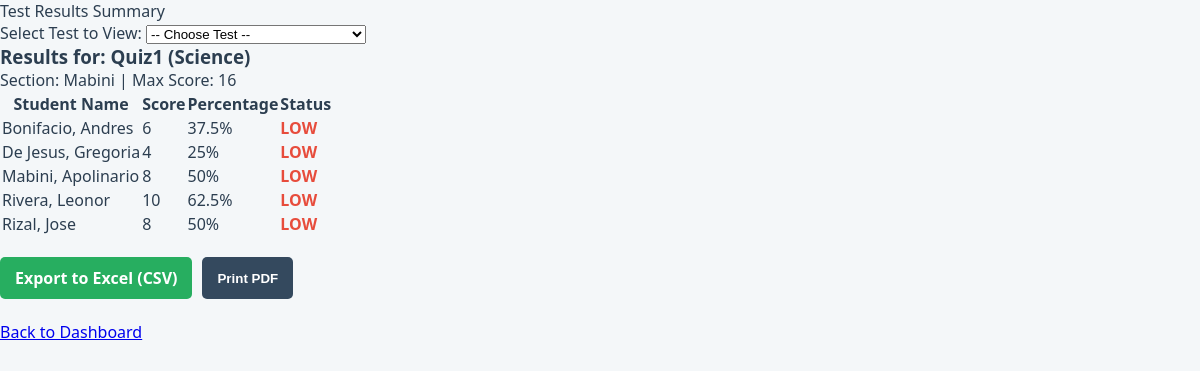
/pages/view_results.php?test_id=1 (signed in), run on the app's committed database.
### tables this page shows
CREATE TABLE `test` (
  `test_id` int(11) NOT NULL,
  `class_id` int(11) DEFAULT NULL,
  `test_name` varchar(50) DEFAULT NULL,
  `test_type` enum('Quiz','Exam','Diagnostic','Long Test') DEFAULT NULL,
  `test_date` date DEFAULT NULL
);

CREATE TABLE `subject` (
  `subject_id` int(11) NOT NULL,
  `subject_code` varchar(20) DEFAULT NULL,
  `subject_name` varchar(30) DEFAULT NULL
);

CREATE TABLE `section` (
  `section_id` int(11) NOT NULL,
  `grade_level_id` int(11) DEFAULT NULL,
  `section_name` varchar(50) DEFAULT NULL
);

CREATE TABLE `test_result` (
  `test_result_id` int(11) NOT NULL,
  `test_id` int(11) DEFAULT NULL,
  `student_id` int(11) DEFAULT NULL,
  `mobile_uuid` varchar(100) DEFAULT NULL,
  `total_score` int(11) DEFAULT NULL,
  `raw_answers` text DEFAULT NULL,
  `checked_at` timestamp NOT NULL DEFAULT current_timestamp(),
  `updated_at` timestamp NOT NULL DEFAULT current_timestamp() ON UPDATE current_timestamp()
);

CREATE TABLE `student` (
  `student_id` int(11) NOT NULL,
  `student_LRN` varchar(12) DEFAULT NULL,
  `first_name` varchar(30) DEFAULT NULL,
  `last_name` varchar(30) DEFAULT NULL,
  `gender` enum('male','female') DEFAULT NULL
);

### pages/view_results.php (the view, shortened to what this page needs)
<?php
include '../config/db.php';
$selected_test = $_GET['test_id'] ?? null;
?>
<!DOCTYPE html>
<html>
<head>
    <link rel="stylesheet" href="../assets/css/style.css">
</head>
<body>
<div class="header">Test Results Summary</div>
<div class="container">
    <div class="card">
        <form method="GET">
            <label>Select Test to View:</label>
            <select name="test_id" onchange="this.form.submit()">
                <option value="">-- Choose Test --</option>
            </select>
        </form>
    </div>
    <?php if($selected_test):
        $info_query = $conn->query("SELECT t.test_name, s.subject_name, sec.section_name
                                    FROM test t
                                    JOIN class c ON t.class_id = c.class_id
                                    JOIN subject s ON c.subject_id = s.subject_id
                                    JOIN section sec ON c.section_id = sec.section_id
                                    WHERE t.test_id = '$selected_test' LIMIT 1");
        $info = $info_query->fetch_assoc();
        $total_points_query = $conn->query("SELECT SUM(number_of_items * points_per_item) as max_score FROM test_part WHERE test_id = '$selected_test'");
        $max_score_data = $total_points_query->fetch_assoc();
        $max_score = $max_score_data['max_score'] ?? 0;
        $results = $conn->query("SELECT s.first_name, s.last_name, tr.total_score, tr.checked_at
                                FROM test_result tr
                                JOIN student s ON tr.student_id = s.student_id
                                WHERE tr.test_id = '$selected_test'
                                ORDER BY s.last_name ASC");
    ?>
    <div class="card">
        <h3>Results for: <?php echo $info['test_name']; ?> (<?php echo $info['subject_name']; ?>)</h3>
        <p>Section: <?php echo $info['section_name']; ?> | Max Score: <?php echo $max_score; ?></p>
        <table>
            <thead>
                <tr>
                    <th>Student Name</th>
                    <th>Score</th>
                    <th>Percentage</th>
                    <th>Status</th>
                </tr>
            </thead>
            <tbody>
                <?php if($results->num_rows > 0): ?>
                    <?php while($r = $results->fetch_assoc()):
                        $pct = ($max_score > 0) ? ($r['total_score'] / $max_score) * 100 : 0;
                    ?>
                    <tr>
                        <td><?php echo $r['last_name'] . ", " . $r['first_name']; ?></td>
                        <td><?php echo $r['total_score']; ?></td>
                        <td><?php echo round($pct, 2); ?>%</td>
                        <td>
                            <strong style="color: <?php echo ($pct >= 75) ? '#27ae60' : '#e74c3c'; ?>">
                                <?php echo ($pct >= 75) ? 'PASSED' : 'LOW'; ?>
                            </strong>
                        </td>
                    </tr>
                    <?php endwhile; ?>
                <?php else: ?>
                    <tr><td colspan="4">No scores encoded for this test yet.</td></tr>
                <?php endif; ?>
            </tbody>
        </table>
        <div style="margin-top: 20px; display: flex; gap: 10px;">
            <a href="../actions/export_results.php?test_id=<?php echo $selected_test; ?>"
               class="btn-primary"
               style="background: #27ae60; text-decoration: none; padding: 10px 15px; border-radius: 5px; color: white; font-weight: bold;">
               Export to Excel (CSV)
            </a>
            <button onclick="window.print()" class="btn-primary" style="background: #34495e; padding: 10px 15px; border-radius: 5px; color: white; border: none; font-weight: bold; cursor: pointer;">
               Print PDF
            </button>
        </div>
    </div>
    <?php endif; ?>
    <br>
    <a href="dashboard_teacher.php">Back to Dashboard</a>
</div>
</body>
</html>

### assets/css/style.css (style rules this page uses)
:root { --primary-green: #3ACF49; --bg-light: #F4F7F9; --text-dark: #2C3E50; --text-gray: #718096; }
* { margin: 0; padding: 0; box-sizing: border-box; }
body { font-family: 'Segoe UI', Tahoma, Geneva, Verdana, sans-serif; background-color: var(--bg-light); color: var(--text-dark); }

### data on the page
test: test_name "Quiz1", subject.subject_name "Science", section.section_name "Mabini"
test_result: student.last_name "Bonifacio", student.first_name "Andres", total_score "6", pct "37.5", shows "LOW"
test_result: student.last_name "De Jesus", student.first_name "Gregoria", total_score "4", pct "25", shows "LOW"
test_result: student.last_name "Mabini", student.first_name "Apolinario", total_score "8", pct "50", shows "LOW"
test_result: student.last_name "Rivera", student.first_name "Leonor", total_score "10", pct "62.5", shows "LOW"
test_result: student.last_name "Rizal", student.first_name "Jose", total_score "8", pct "50", shows "LOW"

### other printed values
$max_score "16"
